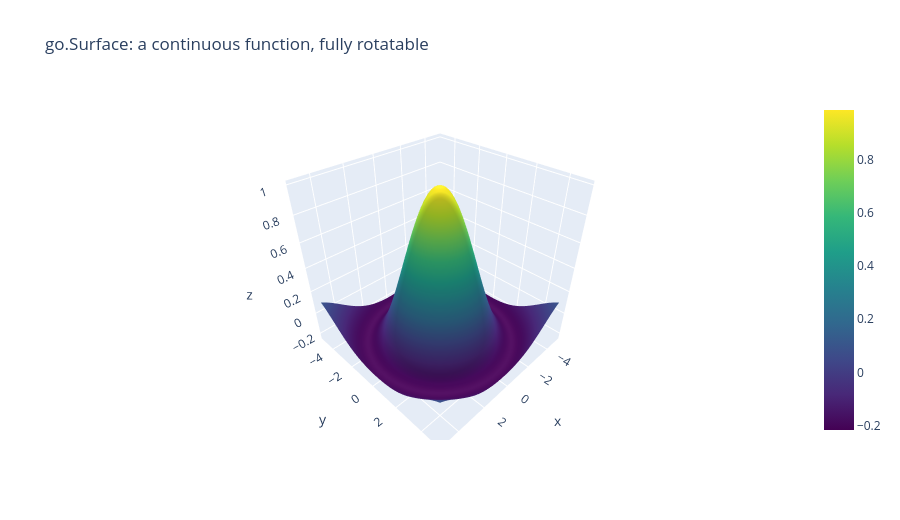

The code cell stored with this chart in its notebook:
### Markdown cell above
### 2.1 A true 3D surface with `go.Surface`

`scatter_3d` (Section 1) plots individual points in 3D. `go.Surface` instead plots a
continuous function of two variables as a shaded, rotatable sheet -- the kind of visual that
makes an optimization landscape or a physical simulation genuinely intuitive to explore.

### Code cell
xs = np.linspace(-5, 5, 80)
ys = np.linspace(-5, 5, 80)
XS, YS = np.meshgrid(xs, ys)
R = np.sqrt(XS**2 + YS**2)
ZS = np.sin(R) / (R + 0.001)  # a rippling "sombrero" function -- purely to show off the surface

fig = go.Figure(data=[go.Surface(x=xs, y=ys, z=ZS, colorscale="Viridis")])
fig.update_layout(
    title="go.Surface: a continuous function, fully rotatable",
    height=520, scene=dict(xaxis_title="x", yaxis_title="y", zaxis_title="z"),
)
fig.show()

### Figure 1 — Plotly figure (JSON) as saved in the notebook; plotly's stock layout.template omitted (floating-point values rounded to 4 significant figures; data arrays with more than 128 entries replaced by an {"elided": "..."} marker saying what was removed)
{"data": [{"colorscale": [[0.0, "#440154"], [0.1111, "#482878"], [0.2222, "#3e4989"], [0.3333, "#31688e"], [0.4444, "#26828e"], [0.5556, "#1f9e89"], [0.6667, "#35b779"], [0.7778, "#6ece58"], [0.8889, "#b5de2b"], [1.0, "#fde725"]], "type": "surface", "x": [-5.0, -4.873, -4.747, -4.62, -4.494, -4.367, -4.241, -4.114, -3.987, -3.861, -3.734, -3.608, -3.481, -3.354, -3.228, -3.101, -2.975, -2.848, -2.722, -2.595, -2.468, -2.342, -2.215, -2.089, -1.962, -1.835, -1.709, -1.582, -1.456, -1.329, -1.203, -1.076, -0.9494, -0.8228, -0.6962, -0.5696, -0.443, -0.3165, -0.1899, -0.06329, 0.06329, 0.1899, 0.3165, 0.443, 0.5696, 0.6962, 0.8228, 0.9494, 1.076, 1.203, 1.329, 1.456, 1.582, 1.709, 1.835, 1.962, 2.089, 2.215, 2.342, 2.468, 2.595, 2.722, 2.848, 2.975, 3.101, 3.228, 3.354, 3.481, 3.608, 3.734, 3.861, 3.987, 4.114, 4.241, 4.367, 4.494, 4.62, 4.747, 4.873, 5.0], "y": [-5.0, -4.873, -4.747, -4.62, -4.494, -4.367, -4.241, -4.114, -3.987, -3.861, -3.734, -3.608, -3.481, -3.354, -3.228, -3.101, -2.975, -2.848, -2.722, -2.595, -2.468, -2.342, -2.215, -2.089, -1.962, -1.835, -1.709, -1.582, -1.456, -1.329, -1.203, -1.076, -0.9494, -0.8228, -0.6962, -0.5696, -0.443, -0.3165, -0.1899, -0.06329, 0.06329, 0.1899, 0.3165, 0.443, 0.5696, 0.6962, 0.8228, 0.9494, 1.076, 1.203, 1.329, 1.456, 1.582, 1.709, 1.835, 1.962, 2.089, 2.215, 2.342, 2.468, 2.595, 2.722, 2.848, 2.975, 3.101, 3.228, 3.354, 3.481, 3.608, 3.734, 3.861, 3.987, 4.114, 4.241, 4.367, 4.494, 4.62, 4.747, 4.873, 5.0], "z": {"elided": "80x80 float values"}}], "layout": {"height": 520, "scene": {"xaxis": {"title": {"text": "x"}}, "yaxis": {"title": {"text": "y"}}, "zaxis": {"title": {"text": "z"}}}, "title": {"text": "go.Surface: a continuous function, fully rotatable"}}}
